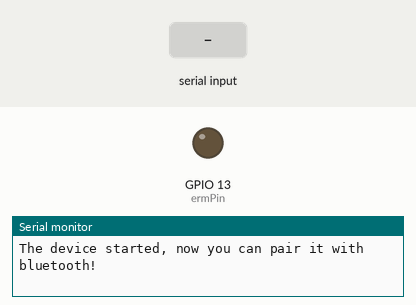
This sketch was run on a simulated ESP32. Shown: output pins drawn as LEDs (lit = HIGH), the last lines printed to the serial monitor. The test bench sets the inputs (shaded band). Nothing arrives over Bluetooth unless stated.

Above: at 1.2 s.
1.3 s: "1\n" received over Serial
At 1.41 s:
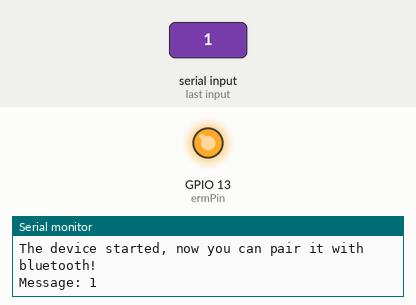
3.0 s: "0\n" received over the second serial link
Timing chart, 0 to 6.0 s (numbered marks = the images above; inputs shaded):
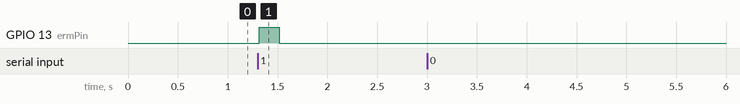

Measured:
- after the input at 1.3 s, GPIO 13 (ermPin): LOW → HIGH at once, → LOW 0.20 s later

The sketch:

BTSerial_Vibration.ino
```cpp
/*
Bluetooth Serial Simple Vibration

This example creates a simple connection to an ESP32 via classic bluetooth.
Messages sent to the ESP32 will control the vibration motor. Valid inputs
are doubles greater than 0 and less than or equal to 1.0.

By Zane Zook 2021
*/

// Include required libraries
#include <BluetoothSerial.h>
#include <ESP32Servo.h>

// Preprocessor Directives
#if !defined(CONFIG_BT_ENABLED) || !defined(CONFIG_BLUEDROID_ENABLED)
#error Bluetooth is not enabled! Please run `make menuconfig` to and enable it
#endif

// Bluetooth Serial object
BluetoothSerial SerialBT;

// Define relevant variables for control
ESP32PWM ERM;             // create ERM objects
int CUE_LENGTH = 200;     // ms to display cue

// Handle received and sent messages
String message = "";
char incomingChar;
bool messageRecieved = false;

// Setup function to start bluetooth
void setup() {
  // Possible PWM GPIO pins on the ESP32: 0(used by on-board button),2,4,5(used by on-board LED),12-19,21-23,25-27,32-33
  // Pins available on Snaptics board V2.0 (TO BE UPDATED)
  // ERM:34,35,25,26,27,14,12,13 | Servo:18,5,15,2,0,4,17,16
  int ermPin = 13;

  // Set serial baud
  Serial.begin(115200);

  // Initiate Bluetooth
  if(SerialBT.begin("ESP32test")) {
    Serial.println("The device started, now you can pair it with bluetooth!");
  }
  else {
    Serial.println("An error occurred initializing Bluetooth");
  }

	// Allow allocation of all timers
	ESP32PWM::allocateTimer(0);
	ESP32PWM::allocateTimer(1);
	ESP32PWM::allocateTimer(2);
	ESP32PWM::allocateTimer(3);

  // Setup PWM objects
  int freq = 1000;                   // pwm refresh frequency 1kHz
  ERM.attachPin(ermPin, freq, 10);   // 1KHz 8 bit
}

// Main loop function
void loop() {
  // Recieve incoming serial monitor messages
  while(Serial.available()) {
    char incomingChar = Serial.read();
    if (incomingChar != '\n') {
      message += String(incomingChar);
    }
    messageRecieved = true;
  }

  // Recieve incoming bluetooth messages
  while (SerialBT.available()) {
    char incomingChar = SerialBT.read();
    if (incomingChar != '\n') {
      message += String(incomingChar);
    }
    messageRecieved = true;
  }

  // If a message has been recieved, parse it
  if(messageRecieved) {
    Serial.println("Message: " + message);

    // convert input into double
    double command = message.toDouble();

    // if command is proper for the erm, run erm
    if(command <= 1.0 && command > 0){
      // run erm if applicable for CUE_LENGTH
      ERM.writeScaled(command);
      delay(CUE_LENGTH);
      ERM.writeScaled(0);
    }

    // throw error if command is invalid
    else{
      Serial.println("Invalid input");
    }

    // reset message
    message = "";
    messageRecieved = false;
  }

  // Simple delay to slow Bluetooth check loop
  delay(20);
}
```
